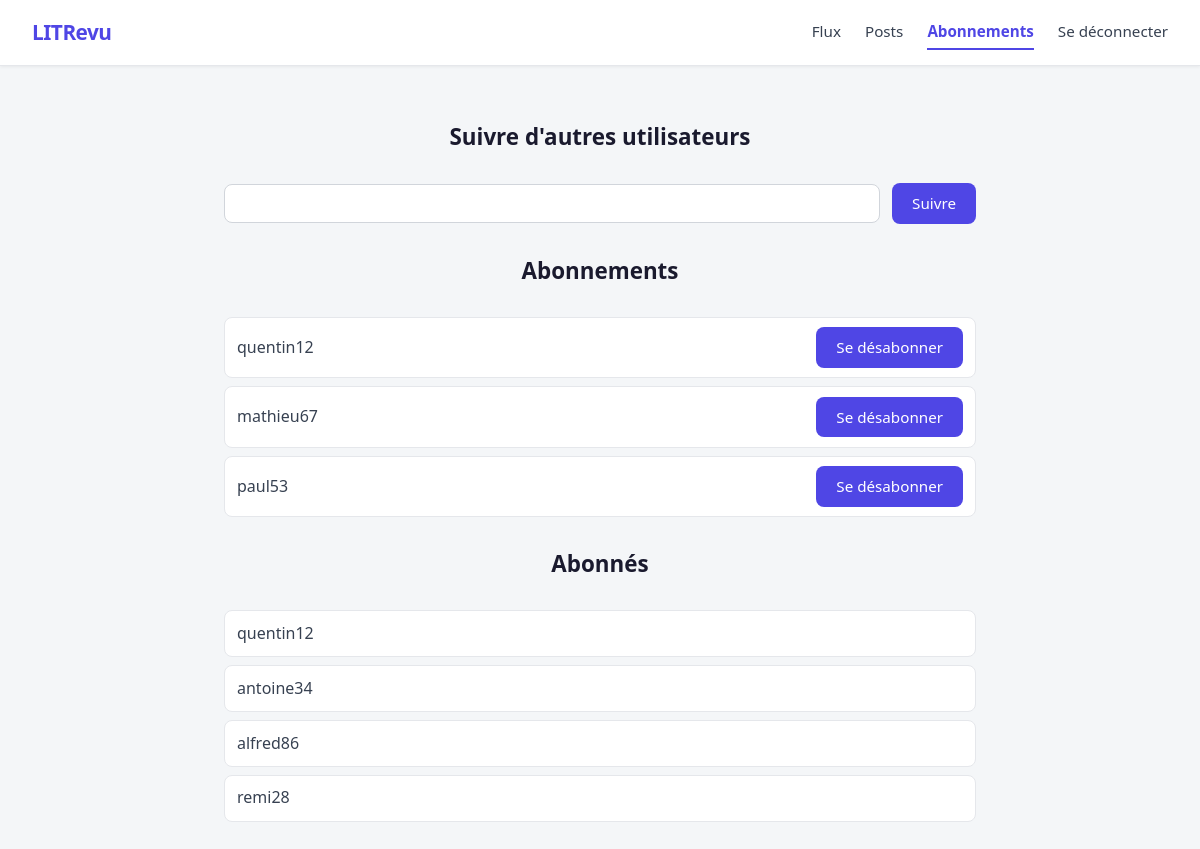
/flux/subscriptions/ (signed in), run on the app's committed database.
### authentication/models.py (models this page shows)
class User(AbstractUser):
    pass

### flux/views.py (the view, shortened to what this page needs)
# urls.py: path('subscriptions/', views.SubscriptionsPage.as_view(), name='subscriptions'),
class SubscriptionsPage(LoginRequiredMixin, View):
    template_name = 'flux/subscriptions.html'
    form_class = forms.FollowUsersForm
    def get(self, request):
        form = self.form_class()
        users_followed = auth_models.User.objects.filter(
            followed_by__user=request.user)
        users_following = auth_models.User.objects.filter(
            follows__user_followed=request.user)
        context = {
            'form': form,
            'users_followed': users_followed,
            'users_following': users_following,
        }
        return render(request, self.template_name, context=context)

### flux/forms.py
class FollowUsersForm(forms.Form):
    user_to_follow = forms.CharField(label="Nom d'utilisateur", max_length=55)

### flux/templates/flux/subscriptions.html (shortened to what this page needs)
{% extends 'base.html' %}
{% block content %}
    <h2>Suivre d'autres utilisateurs</h2>
    <form method="post">
        <div class="input-row">
            {{ form.user_to_follow }}
            <button type="submit">Suivre</button>
        </div>
    </form>
    <h2>Abonnements</h2>
    <ul>
        {% for user_followed in users_followed %}
            <li class="subscription-item">
                <span>{{ user_followed.username }}</span>
                <form method="post" action="{% url 'flux:unsubscribe' user_followed.id %}">
                    <button type="submit">Se désabonner</button>
                </form>
            </li>
        {% endfor %}
    </ul>
    <h2>Abonnés</h2>
    <ul>
        {% for follower in users_following %}
            <li class="subscription-item">
                <span>{{ follower.username }}</span>
            </li>
        {% endfor %}
    </ul>
{% endblock %}

### static/styles.css (style rules this page uses)
*, *::before, *::after { box-sizing: border-box; margin: 0; padding: 0; }
body { font-family: 'Segoe UI', system-ui, sans-serif; font-size: 1rem; line-height: 1.6; background-color: #f4f6f8; color: #1a1a2e; min-height: 100vh; }
h1, h2, h3, h4 { font-weight: 600; line-height: 1.3; }
h2 { font-size: 1.4rem; margin-top: 2rem; margin-bottom: 2rem; text-align: center; }
form { display: flex; flex-direction: column; gap: 0.75rem; margin-top: 1rem; }
input[type="text"], input[type="password"], input[type="email"], textarea, select { width: 100%; padding: 0.55rem 0.75rem; border: 1px solid #d1d5db; border-radius: 8px; font-size: 0.95rem; font-family: inherit; background: #ffffff; color: #1a1a2e; transition: border-color 0.2s, box-shadow 0.2s; }
button[type="submit"], .btn { align-self: flex-end; padding: 0.5rem 1.25rem; background: #4f46e5; color: #ffffff; border: none; border-radius: 8px; font-size: 0.95rem; font-family: inherit; font-weight: 500; cursor: pointer; transition: background 0.2s, box-shadow 0.2s; display: inline-block; text-decoration: none; box-sizing: border-box; line-height: 1.6; -webkit-appearance: none; appearance: none; }
ul { list-style: none; }
.subscription-item { display: flex; justify-content: space-between; align-items: center; padding: 0.6rem 0.75rem; color: #374151; border: 1px solid #e5e7eb; border-radius: 8px; margin-bottom: 0.5rem; background: #ffffff; }
.subscription-item form { margin: 0; }
.input-row { display: flex; gap: 0.75rem; align-items: center; }
.input-row input { flex: 1; }

### data on the page
User: username "quentin12"
User: username "mathieu67"
User: username "paul53"
User: username "antoine34"
User: username "alfred86"
User: username "remi28"
